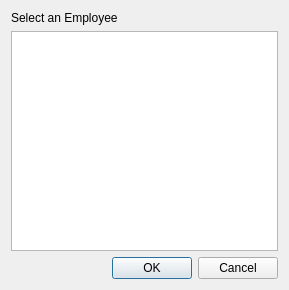
<?xml version="1.0" encoding="UTF-8"?>
<ui version="4.0">
 <class>SelectEmployee</class>
 <widget class="QDialog" name="SelectEmployee">
  <property name="geometry">
   <rect>
    <x>0</x>
    <y>0</y>
    <width>289</width>
    <height>290</height>
   </rect>
  </property>
  <property name="windowTitle">
   <string>Select an Employee</string>
  </property>
  <layout class="QVBoxLayout" name="verticalLayout">
   <item>
    <widget class="QLabel" name="label">
     <property name="text">
      <string>Select an Employee</string>
     </property>
    </widget>
   </item>
   <item>
    <widget class="QTreeView" name="treeView"/>
   </item>
   <item>
    <widget class="QDialogButtonBox" name="buttonBox">
     <property name="orientation">
      <enum>Qt::Horizontal</enum>
     </property>
     <property name="standardButtons">
      <set>QDialogButtonBox::Cancel|QDialogButtonBox::Ok</set>
     </property>
    </widget>
   </item>
  </layout>
 </widget>
 <resources/>
 <connections>
  <connection>
   <sender>buttonBox</sender>
   <signal>accepted()</signal>
   <receiver>SelectEmployee</receiver>
   <slot>accept()</slot>
   <hints>
    <hint type="sourcelabel">
     <x>248</x>
     <y>254</y>
    </hint>
    <hint type="destinationlabel">
     <x>157</x>
     <y>274</y>
    </hint>
   </hints>
  </connection>
  <connection>
   <sender>buttonBox</sender>
   <signal>rejected()</signal>
   <receiver>SelectEmployee</receiver>
   <slot>reject()</slot>
   <hints>
    <hint type="sourcelabel">
     <x>316</x>
     <y>260</y>
    </hint>
    <hint type="destinationlabel">
     <x>286</x>
     <y>274</y>
    </hint>
   </hints>
  </connection>
 </connections>
</ui>
